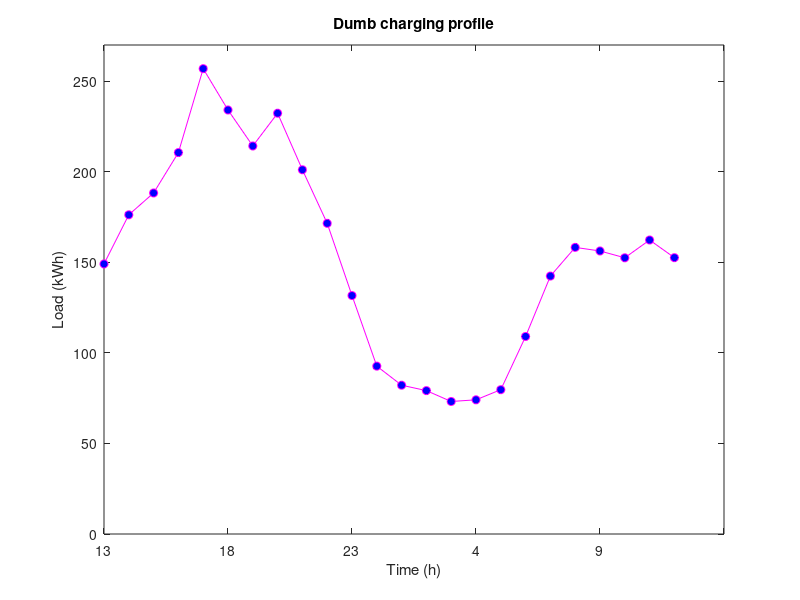

Here is the MATLAB script that generated this plot: (Note: this script raises an error after producing the figure.)
%% Parameters
clear
close all
Smin = 0.1;
Smax = 1;
capBat = 60; % in kWh (Tesla Model Y)
Emax = 10; % in kW
cap = 240; % Grid (Transformer) capacity


offPeak = 0.37067; % Prices per kWh
onPeak = 0.48695;

% offPeak = 0.1; % Prices per kWh
% onPeak = 0.5;

EVnumber = 10;

EVs = zeros(EVnumber,5);

% falpha = [/39 10/39 6/39 10/39 3/39 2/39 0/39 0/39 0/39 0/39 0/39 0/39 0/39 0/39];
t1 = [0 1 2 3 4 5 6 7 8 9 10 11 12 13 14 15 16 17 18 19 20 21 22 23];
% t2 = [16 17 18 19 20 21 22 23 0 1 2 4 5 6];
% n = EVnumber;
% 
% c = cumsum([0,falpha(:).']);
% c = c/c(end); % make sur the cumulative is 1 
% [~,i] = histc(rand(1,n),c);
% r = t1(i); % map to v values
% 
% EVs(:,5) = r'; % When the charging task starts


for i = 1:EVnumber
    %TODO: Stochastic battery capacity? 
    EVs(i,1) = unifrnd(Smin,Smax-0.1); % 1st column: initial SoC
    EVs(i,2) = unifrnd(max(EVs(i,1),0.6),Smax); % 2nd column: Sobj
    EVs(i,3) = capBat*(EVs(i,2)-EVs(i,1)); % 3rd column: energy to get to Sobj
    EVs(i,4) = max(offPeak,normrnd(.44,0.1)); % price for which EV will defer charging
    EVs(i,5) = round(normrnd(17,3)); % arrival time (16th index equals 17h)
    EVs(i,6) = min(round(normrnd(8,2)),max(EVs(:,5))); % departure time
end


% EVs = [0.751778949114543	0.976615575619027	13.4901975902690	0.370670000000000	20	9;
% 0.178032323999528	0.711399287546819	32.0020178128375	0.474262446653865	28	14;
% 0.226090465342039	0.988237112704246	45.7287988417325	0.512540422494611	17	9;
% 0.213509070901772	0.768704513050510	33.3117265289243	0.588969760778547	21	11;
% 0.624592559325270	0.637998989181005	0.804385791344109	0.511723865132884	22	9;
% 0.706192104462667	0.924530291027913	13.1002911939148	0.409655907521398	18	6;
% 0.664836870415687	0.675506066831120	0.640151784925978	0.370670000000000	15	2;
% 0.758766262661834	0.926382368191822	10.0569663317993	0.370670000000000	21	5;
% 0.450995487725119	0.752623382837203	18.0976737067251	0.471920673916550	18	6;
% 0.491811516630585	0.778234480284360	17.1853778192265	0.502770728752873	20	10];

% EVs = [0.602012037521139	0.814792820673305	12.7668469891299	0.370670000000000	22	6;
% 0.420023772495711	0.807089405757887	23.2239379957306	0.370670000000000	14	5;
% 0.179024028698803	0.956110182218791	46.6251692111993	0.370670000000000	20	8;
% 0.190973152835646	0.796178262784808	36.3123065969497	0.480474457080366	14	10;
% 0.622415018062455	0.796531583736583	10.4469939404477	0.501434740533673	13	9;
% 0.363180244051477	0.976520212459366	36.8003981044734	0.370670000000000	23	8;
% 0.551663887446005	0.997486452640385	26.7493539116628	0.550295034306817	14	6;
% 0.135259033455307	0.925177587869021	47.3951132648228	0.426430191232172	16	8;
% 0.813719173513560	0.889334405932335	4.53691394512651	0.470928218227206	10	7;
% 0.215873470769043	0.697952211897265	28.9247244676933	0.370670000000000	16	7];

beginPlot = min(EVs(:,5));
baseload = [92.684 82.153 79.172 73.166 74.093 79.684 109.067 142.416 158.256 156.271 152.508 162.324 152.579 139.126 136.246 142.246 155.712 230.033 216.728 204.236 222.338 186.18 161.535 130.007];

%% Dumb Charging

demandDumb = zeros(EVnumber,size(t1,2)); % For each EV, we generate a dumb charging load profile (time window is 16h-6h)
% for i=1:EVnumber
%     energy = EVs(i,3);
% %     t = mod(EVs(i,5),24)+1;
%     t = mod(EVs(i,5),24);
%     while t ~= mod(EVs(i,5),24)-1
% %     while t ~= EVs(i,5)
%         if t == 24
%             t = 0;
%         end
%         if energy > Emax
%             demandDumb(i,t+1) = Emax;
%             energy = energy - Emax;
%         else 
%             demandDumb(i,t+1) = energy;
%             break
%         end
%         t = t+1;
%     end
% end
% 
% totalDumb = sum(demandDumb, 1);

for i=1:EVnumber
    energy = EVs(i,3);
    demandCurr = zeros(1,24);
    tarr = EVs(i,5);
    tdep = EVs(i,6);
    t = 1;
    while t ~= (tdep + 24 - tarr)
        if energy > Emax
            demandCurr(t) = Emax;
            energy = energy - Emax;
        else 
            demandCurr(t) = energy;
            break
        end
        t = t+1;
    end
    demandDumb(i,:) = circshift(demandCurr,tarr);
end

totalDumb = sum(demandDumb, 1);


dumbShifted = circshift(totalDumb+baseload,-beginPlot);
% timeShifted = circshift(t1,-beginPlot);
% timeSeriesDumb = timeseries(dumbShifted, timeShifted);
xLabels = [beginPlot mod(beginPlot+5,24) mod(beginPlot+10,24) mod(beginPlot+15,24) mod(beginPlot+20,24)];
figure(1)
plot(t1,dumbShifted,'-om','MarkerFaceColor','b')
xticklabels(xLabels)
title('Dumb charging profile')
xlabel('Time (h)')
ylabel('Load (kWh)')
ylim([0 cap+30]);
hold on 
ax = gca; 
ax.FontSize = 12;
yline(cap, '-r')
hold off
% plotResult(totalDumb,cap)

%% ToU
priceElec = zeros(1,24);
priceElec(8:22) = onPeak; % Day tarrif is from 7am until 22pm
priceElec(priceElec == 0) = offPeak; % Night tariff is from 22pm until 7am

demandToU = zeros(EVnumber,size(t1,2));
for i=1:EVnumber
    energy = EVs(i,3);
    tarr = EVs(i,5);
    tdep = EVs(i,6);
    priceElecCurr = circshift(priceElec,-tarr);
    demandToUCurr = zeros(1,24);
    t = 1;
    while t ~= (tdep + 24 - tarr)
        if priceElecCurr(t) <= EVs(i,4)
            if energy >= Emax
                demandToUCurr(t) = Emax;
                energy = energy - Emax;
            else 
                demandToUCurr(t) = energy;
                break
            end
        end
        t=t+1;
    end
    demandToU(i,:) = circshift(demandToUCurr,tarr);
end

totalToU = sum(demandToU, 1);
ToUShifted = circshift(totalToU+baseload,-beginPlot);

figure(2)
plot(t1,ToUShifted,'-om','MarkerFaceColor','b')
xticklabels(xLabels)
% xlim([0 23])
title('ToU charging profile')
xlabel('Time (h)')
ylabel('Load (kW)')
ax = gca; 
ax.FontSize = 12;
ylim([0 cap+30]);
hold on 

yline(cap, '-r')
hold off

% plotResult(totalToU,cap)


%% Congestion Pricing (Iterative)

price = zeros(1,24); % index 1 corresponds to 0h-1h etc. 
totalIteration = totalDumb+baseload;
w = 0.4; % weighting factor for congestion pricing 


while max(totalIteration) > cap
    demandIteration = zeros(EVnumber,size(t1,2));
    congestionPrice = arrayfun(@(x)w*max(x-cap,0)/cap,totalIteration);
    price = price + congestionPrice;

    for i=1:EVnumber
        energy = EVs(i,3);
        tarr = EVs(i,5);
        tdep = EVs(i,6);
        priceCurrIter = circshift(price,-tarr);
        demandIterCurr = zeros(1,24);
        t = 1;

        while t ~= (tdep + 24 - tarr)
%             if t == 24
%                 t = 0;
%             end
            if priceCurrIter(t) <= EVs(i,4)
                if energy >= Emax
                    demandIterCurr(t) = Emax;
                    energy = energy - Emax;
                else 
                    demandIterCurr(t) = energy;
                    break
                end
            end
            t=t+1;
        end
        demandIteration(i,:) = circshift(demandIterCurr,tarr);
    end
    totalIteration = sum(demandIteration, 1) + baseload;
end


totalFinal = totalIteration;
CongShifted = circshift(totalFinal,-beginPlot);

figure(3)
plot(t1,CongShifted,'-om','MarkerFaceColor','b')
xticklabels(xLabels)
% xlim([0 23])
title('Congestion Pricing charging profile')
xlabel('Time (h)')
ylabel('Load (kW)')
ax = gca; 
ax.FontSize = 12;
ylim([0 cap+30]);
hold on 

yline(cap, '-r')
hold off
% plotResult(totalFinal,cap)

if sum(totalFinal) - sum(totalDumb+baseload) > 1^(-10)
       disp('ITERATIVE FAILED');
end



%% Linear programming
% Linprog takes last timeslots if costs are the same. More accurate cost
% function needed including discomfort

price2 = zeros(1,24); % index 1 corresponds to 0h-1h etc. 
totalIteration2 = totalDumb; 
w = 0.1; % weighting factor for congestion pricing 
iterationCount = 0;

while max(totalIteration2+baseload) > cap
    demandIteration2 = zeros(EVnumber,size(t1,2));
    congestionPrice2 = arrayfun(@(x)w*max(x-cap,0)/cap,totalIteration2 + baseload); 
    price2 = price2 + congestionPrice2;  
    
    for i=1:EVnumber
        % Charging each hour is < Emax and total charging is equal to (SoCobj-SoCinit)*capBat
%         demandCurrent = fmincon((@(x) price2*transpose(x)+sum(demandDumb(i,:)-x)),demandDumb(i,:),eye(24),Emax*ones(24,1),ones(1,24),EVs(i,3));

        tdep = EVs(i,6);
        tarr = EVs(i,5);
        energy = EVs(i,3);
        if tarr >= 24
            weight = [price2(mod(tarr,24)+1:tdep)];
            schedule = transpose(linprog(weight, [], [], ones(1,tdep + (24-tarr)), energy, zeros(1,size(weight,2)),Emax*ones(1,size(weight,2)))); % works as it should
            schedule = [zeros(1,mod(tarr,24)) schedule zeros(1,24-tdep)];
        else
            weight = [price2(tarr+1:end) price2(1:tdep)];
            schedule = transpose(linprog(weight, [], [], ones(1,tdep + (24-tarr)), energy, zeros(1,size(weight,2)),Emax*ones(1,size(weight,2)))); % works as it should
            schedule = [schedule(24-tarr+1:end) zeros(1,24-size(weight,2)) schedule(1:24-tarr)];
        end
        
%         schedule = transpose(linprog(weight, [], [], ones(1,tdep + (24-tarr)), energy, zeros(1,size(weight,2)),Emax*ones(1,size(weight,2)))); % works as it should
%         schedule = [schedule(24-tarr+1:end) zeros(1,24-size(weight,2)) schedule(1:24-tarr)];
        demandIteration2(i,:) = schedule;
        
    end
    iterationCount = iterationCount +1;
    totalIteration2 = sum(demandIteration2, 1);
end


totalFinal2 = totalIteration2 + baseload;

LinearShifted = circshift(totalFinal2,-beginPlot);

figure(4)
plot(t1,LinearShifted,'-om','MarkerFaceColor','b')
xticklabels(xLabels)
% xlim([0 23])
title('Linear Programming charging profile')
xlabel('Time (h)')
ylabel('Load (kW)')
ax = gca; 
ax.FontSize = 12;
ylim([0 cap+30]);
hold on 

yline(cap, '-r')
hold off
% plotResult(totalFinal,cap)

% if sum(totalFinal2) - sum(totalDumb) > 1^(-10)
%        disp('LINEAR PROGRAMMING FAILED');
% end

%% Game Theory

currPrice = zeros(1,24);
totalSchedule = totalDumb + baseload;

iterationCount2 = 0;
k = 10^-7;

while max(totalSchedule) > cap

    % Price setting
    currPrice = k*(totalSchedule).^3; 
    
    for i=1:EVnumber
        % Charging each hour is < Emax and total charging is equal to (SoCobj-SoCinit)*capBat
%         demandCurrent = fmincon((@(x) price2*transpose(x)+sum(demandDumb(i,:)-x)),demandDumb(i,:),eye(24),Emax*ones(24,1),ones(1,24),EVs(i,3));
        tdep = EVs(i,6);
        tarr = EVs(i,5);
        energy = EVs(i,3);
        if tarr >= 24
            weight = [currPrice(mod(tarr,24)+1:tdep)];
            schedule = transpose(linprog(weight, [], [], ones(1,tdep + (24-tarr)), energy, zeros(1,size(weight,2)),Emax*ones(1,size(weight,2)))); % works as it should
            schedule = [zeros(1,mod(tarr,24)) schedule zeros(1,24-tdep)];
        else
            weight = [currPrice(tarr+1:end) currPrice(1:tdep)];
            schedule = transpose(linprog(weight, [], [], ones(1,tdep + (24-tarr)), energy, zeros(1,size(weight,2)),Emax*ones(1,size(weight,2)))); % works as it should
            schedule = [schedule(24-tarr+1:end) zeros(1,24-size(weight,2)) schedule(1:24-tarr)];
        end
        
%         schedule = transpose(linprog(weight, [], [], ones(1,tdep + (24-tarr)), energy, zeros(1,size(weight,2)),Emax*ones(1,size(weight,2)))); % works as it should
%         schedule = [schedule(24-tarr+1:end) zeros(1,24-size(weight,2)) schedule(1:24-tarr)];
        demandEVs(i,:) = schedule;
        
    end
    iterationCount2 = iterationCount2 +1;
    totalSchedule = sum(demandEVs, 1) + baseload;
end


GameShifted = circshift(totalSchedule,-beginPlot);

figure(5)
plot(t1,GameShifted,'-om','MarkerFaceColor','b')
xticklabels(xLabels)
% xlim([0 23])
title('Game Theory charging profile')
xlabel('Time (h)')
ylabel('Load (kW)')
ax = gca; 
ax.FontSize = 12;
ylim([0 cap+30]);
hold on 

yline(cap, '-r')
hold off


